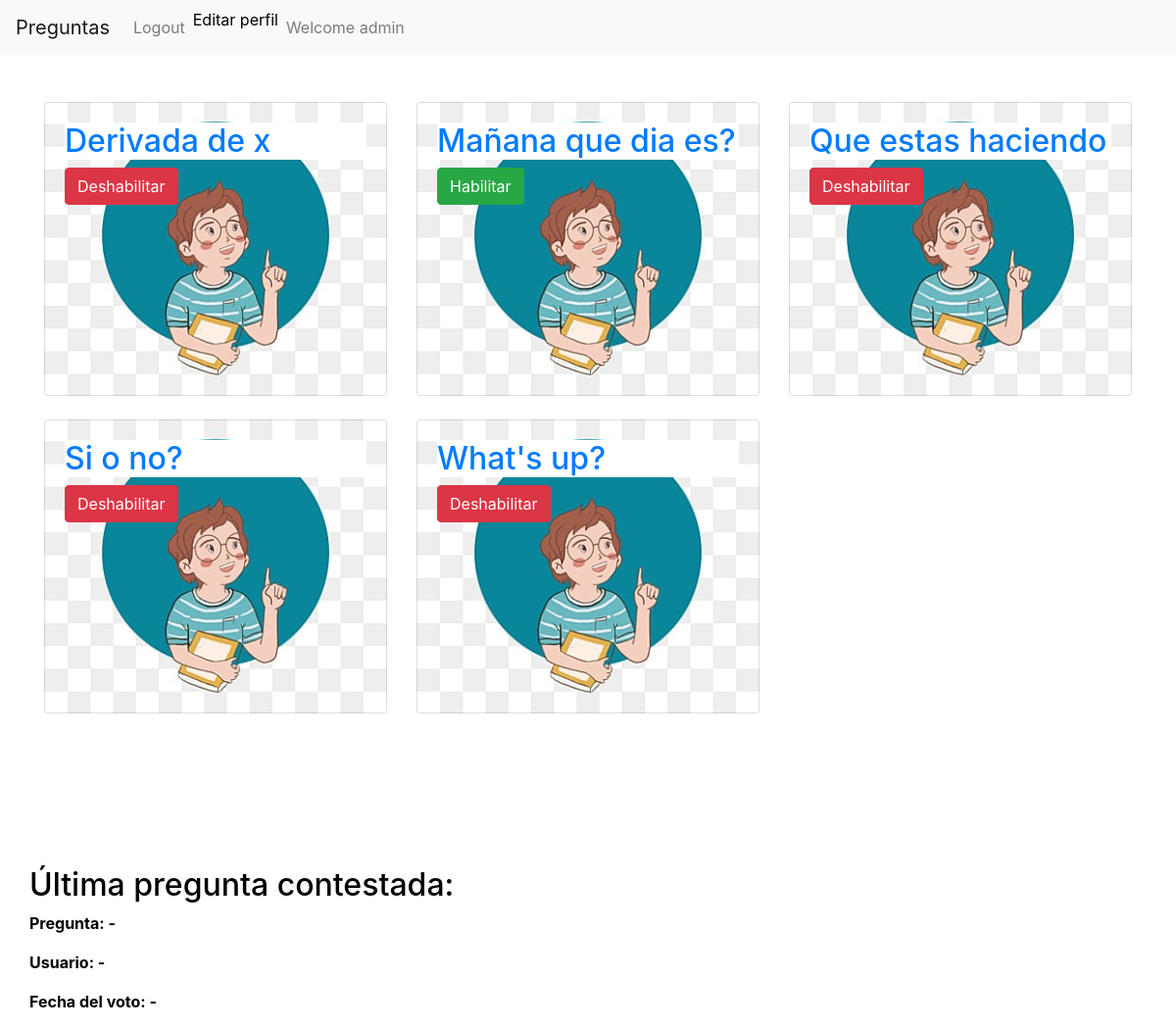
The app's page /polls/ (signed in), older data.
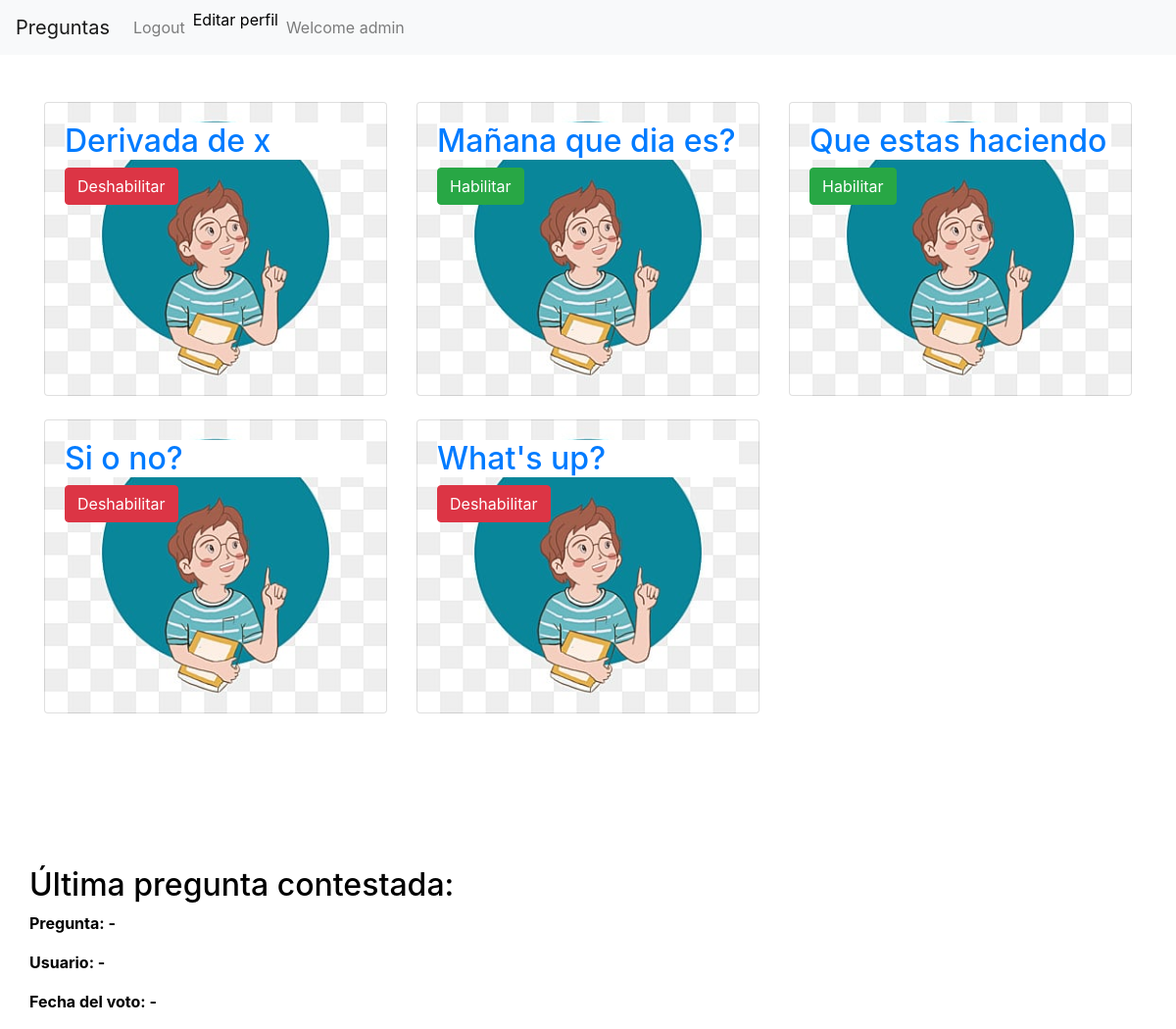
The same page, newer data.
### polls/models.py (models this page shows, shortened)
class Question(models.Model):
    question_text = models.CharField(max_length=200)
    pub_date = models.DateTimeField('date published')
    enabled = models.BooleanField(default=True)  # Campo para habilitar o deshabilitar la pregunta
    enabled_date = models.DateTimeField(null=True, blank=True)  # Campo para registrar la fecha de deshabilitación
    user = models.ForeignKey('auth.User', on_delete=models.CASCADE, null=True)

### polls/views.py (the view)
# urls.py: path('', views.IndexView.as_view(), name='index'),
class IndexView(generic.ListView):
    template_name = 'polls/index.html'
    context_object_name = 'latest_question_list'
    def get_queryset(self):
        return Question.objects.order_by('-pub_date')[:5]

### polls/templates/polls/index.html (shortened to what this page needs)
<link rel="stylesheet" href="https://stackpath.bootstrapcdn.com/bootstrap/4.4.1/css/bootstrap.min.css">
{% load crispy_forms_tags %}
{% load static %}
<link rel="stylesheet" href="{% static 'polls/style.css' %}">
  <nav class="navbar navbar-expand-lg navbar-light bg-light">
    <a class="navbar-brand" href="#">Preguntas</a>
    <div class="collapse navbar-collapse" id="navbarText">
      <ul class="navbar-nav mr-auto">
        {% if user.is_authenticated %}
        <li class="nav-item">
          <a class="nav-link" href="/logout">Logout</a>
        </li>
        <li class="nav-item">
          <a href="{% url 'polls:edit_profile'  %}">Editar perfil</a>
        </li>
        <li class="nav-item">
          <a class="nav-link" href="#">Welcome {{user.username}}</a>
        </li>
        {% endif %}
      </ul>
    </div>
  </nav>
  {% load static %}
  <div class="container mt-5">
    <div class="row">
       {% if latest_question_list %}
                {% for question in latest_question_list %}
                <div class="col-md-4 mb-4">
                  <div class="card custom-card" style="background-image: url('static/polls/imagen/aprender.jpg');">
                      <div class="card-body">
                          <h2 class="card-text"><a href="{% url 'polls:detail' question.id %}">{{ question.question_text }}</h2>
                                {% if user.is_superuser %}
                                    {% if question.enabled %}
                                        <a href="{% url 'polls:disable_question' question.id %}" class="btn btn-danger">Deshabilitar</a>
                                    {% else %}
                                        <a href="{% url 'polls:enable_question' question.id %}" class="btn btn-success">Habilitar</a>
                                    {% endif %}
                                {% endif %}
                            </div>
                        </div>
                    </div>
                {% endfor %}
{% else %}
    <p>No polls are available.</p>
{% endif %}
{% load static %}
<link rel="stylesheet" href="{% static 'polls/style.css' %}">
<br><br><br><br><br><br><br><br><br><br><br><br><br><br><br><br><br><br><br>
<strong> <h2>Última pregunta contestada:</h2>
  <p>Pregunta: {{ latest_question_user.question.question_text|default:"-" }}</p>
  <p>Usuario: {{ latest_question_user.user.username|default:"-" }}</p>
  <p>Fecha del voto: {{ latest_question_user.fecha|default:"-" }}</p></strong>
 <link rel="stylesheet" href="https://stackpath.bootstrapcdn.com/bootstrap/4.4.1/css/bootstrap.min.css">
 <html>
   <head>
     </head>
     <body>
     </body>
 </html>

### static/polls/style.css (style rules this page uses)
* { margin:0; padding:0 }
a,a:hover { text-decoration: none; }
li a { color: black; }
h2 { color: black; }
p { color: black; }
.custom-card { background-size: cover; background-position: center; min-height: 300px; }
h2 { background-color: white; }

Row changes from the older to the newer data that the page shows:
changed Question "Que estas haciendo": enabled "Deshabilitar" → "Habilitar"
